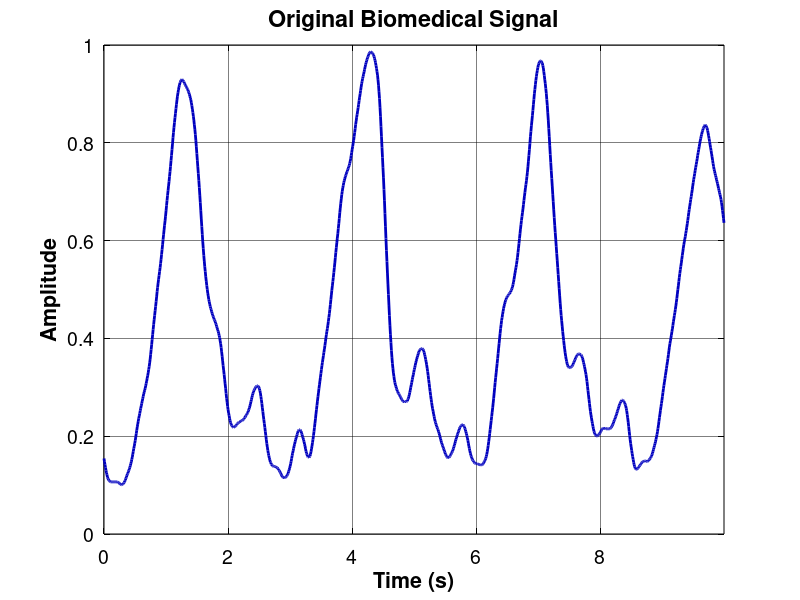
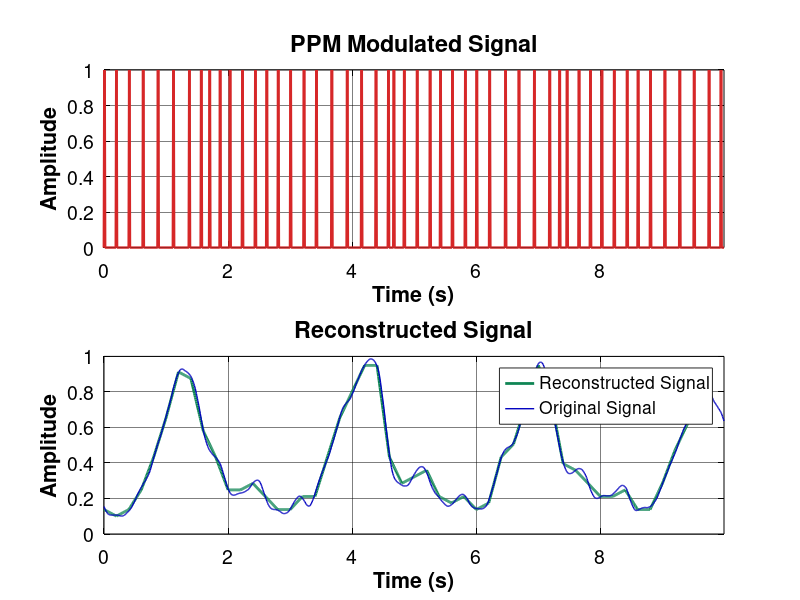

These figures' MATLAB source, in order:
%%%%%%%%%%%%%%%%%%%%%%%%%%%%%%%%%%%%%%%%%%%%%%%%%%%%%%%%%%%%%%%%
%                   Illustrating Simulation 9-7:               %
%                PPM Modulation for Biomedical Signal          %
%                                                              %
%        Book : Analog & Digital Communication Systems         %
%                   By: Dr.Farnaz Ghassemi                     %
%                     Chapter 9-Section                        %
%                                                              %
%   Version.3:             04/02/27---Dr.Ghassemi              %
%   Version.2:             03/09/03---Dr.Ghassemi              %
%   Version.1:             96/06/30---Dr.Ghassemi              %
%%%%%%%%%%%%%%%%%%%%%%%%%%%%%%%%%%%%%%%%%%%%%%%%%%%%%%%%%%%%%%%%
%%---------------------------------------------------------------

close all;
clear;
clc;
colors=[0,0,0;                       %1-Black
        0,0,0.75;                    %2-Blue
        214/255,39/255,40/255;       %3-Red
        15/255,133/255,84/255;       %4-Green
        118/255,78/255,159/255;      %5-Purple
        225/255,124/255,5/255;       %6-Orange
        56/255,166/255,165/255;      %7-Light Blue
        204/255,80/255,62/255;       %8-Light Red
        115/255,175/255,72/255;      %9-Light Green
        237/255,173/255,8/255;       %10-Light Orange
        148/255,52/255,110/255;      %11-Light Purple
        70/255,0,114/255;            %12-Dark Blue
        0,0.5,0.25                   %13-Green
        ];
grayColor = [0.5, 0.5, 0.5];
marks={'-';'--';':';'-.'};

% Set Text Font
set(0, 'DefaultTextFontName', 'Helvetica', 'DefaultTextFontSize', 18, 'DefaultTextFontWeight', 'bold', 'DefaultTextColor', 'black');

% Set default properties for titles, labels, and axes
set(groot, 'DefaultAxesFontName', 'Helvetica'); % Default font for axes
set(groot, 'DefaultAxesFontSize', 12); % Default font size for axes
set(groot, 'DefaultAxesTitleFontWeight', 'bold'); % Default title weight (optional)

% Set default properties for title font specifically
set(groot, 'DefaultAxesTitleFontSizeMultiplier', 1.2); % Adjust title font size relative to axes font size
set(groot, 'DefaultTextFontName', 'Helvetica'); % Default font for text objects

% Set default properties for all axes
set(groot, 'DefaultAxesFontSize', 14); % Set font size for all axes' tick labels
set(groot, 'DefaultAxesFontName', 'Helvetica'); % Set font for all axes' tick labels
%set(groot, 'DefaultAxesFontWeight', 'bold'); % Set font weight for all axes' tick labels
set(groot, 'DefaultAxesXColor', 'black'); % Set X-axis color
set(groot, 'DefaultAxesYColor', 'black'); % Set Y-axis color

% Set default properties for axes
set(groot, 'DefaultAxesGridLineStyle', '-'); % Default grid line style
set(groot, 'DefaultAxesGridColor', [0 0 0]); % Default grid color (black)
set(groot, 'DefaultAxesGridAlpha', 0.5); % Default grid opacity (fully opaque)
set(groot, 'DefaultAxesLineWidth', 0.5); % Default axes line width (affects grid lines too)

% Box Style for Axe
set(groot, 'DefaultAxesBox', 'on'); % Default: 'on' means axes have a box
%%---------------------------------------------------------------
%% Load biomedical signal
load('IP.mat');
fs = 125;       % Sampling frequency
t0=10;           % Signal Selected Time in Seconds
IP=IP(1:t0*fs);
t = (0:length(IP)-1)/fs;

%% User Input
ppm_rate = input('Enter PPM rate (Hz, e.g., 10): ');
Ts = 1/ppm_rate;
samples_per_slot = round(fs * Ts);
n_slots = floor(length(IP) / samples_per_slot);
IP_sampled = IP(1:n_slots * samples_per_slot); % Trim to full slots
t = t(1:length(IP));

add_noise = input('Do you want to add channel noise? (y/n): ', 's');
if lower(add_noise) == 'y'
    snr_dB = input('Enter SNR (in dB, e.g., 20): ');
    noise_enabled = true;
else
    noise_enabled = false;
end

%% Normalize sampled signal to range [0, 1] for delay mapping
IP_norm = (IP_sampled - min(IP_sampled)) / (max(IP_sampled) - min(IP_sampled));

% Time for full simulation
ppm_signal = zeros(1, length(IP));
delay_range = samples_per_slot - 1; % Maximum pulse delay per slot

%% Generate PPM Signal
for k = 1:n_slots
    idx = (k-1)*samples_per_slot + 1;
    sample_value = IP_norm(idx); % Use first sample in slot
    delay = round(sample_value * delay_range); % Map to delay
    pulse_index = idx + delay;
    ppm_signal(pulse_index) = 1;
end

%% Add Channel Noise (optional)
if noise_enabled
    signal_power = mean(ppm_signal.^2);
    snr_linear = 10^(snr_dB/10);
    noise_power = signal_power / snr_linear;
    noise = sqrt(noise_power) * randn(size(ppm_signal));
    ppm_noisy = ppm_signal + noise;
else
    ppm_noisy = ppm_signal;
end

%% PPM Reconstruction
recon = zeros(1, n_slots);

for k = 1:n_slots
    idx = (k-1)*samples_per_slot + 1;
    [~, pulse_pos] = max(ppm_noisy(idx:idx+delay_range));
    delay = pulse_pos - 1; % zero-based delay
    amplitude = delay / delay_range;
    recon(k) = amplitude;
end

% Interpolate to original time scale
recon_time = (0:n_slots-1) * Ts;
recon_full = interp1(recon_time, recon, t, 'linear');

% Denormalize
recon_full = recon_full * (max(IP) - min(IP)) + min(IP);

%% Plotting
figure;
tlim = [0 t(end)];
plot(t, IP, 'Color', colors(2,:), 'LineWidth', 2);
title('Original Biomedical Signal'); xlabel('Time (s)'); ylabel('Amplitude'); grid on; xlim(tlim);
figure
if noise_enabled
    subplot(3,1,1);
    plot(t, ppm_signal, 'Color', colors(3,:), 'LineWidth', 2);
    title('PPM Modulated Signal');
    xlabel('Time (s)'); ylabel('Amplitude'); grid on;
    xlim(tlim);
    
    subplot(3,1,2);
    plot(t, ppm_noisy, 'Color', colors(5,:), 'LineWidth', 2);
    if noise_enabled
        title(['Noisy PPM Signal (SNR = ' num2str(snr_dB) ' dB)']);
    else
        title('PPM Signal (No Noise)');
    end
    xlabel('Time (s)'); ylabel('Amplitude'); grid on; xlim(tlim);
    
    subplot(3,1,3);
    plot(t, recon_full, 'Color', colors(4,:), 'LineWidth', 2);
    hold on
    plot(t, IP, 'Color', colors(2,:), 'LineWidth', 1);
    legend ('Reconstructed Signal','Original Signal');
    title('Reconstructed Signal');
    xlabel('Time (s)'); ylabel('Amplitude'); grid on; xlim(tlim);
else
    subplot(2,1,1);
    plot(t, ppm_signal, 'Color', colors(3,:), 'LineWidth', 2);
    title('PPM Modulated Signal');
    xlabel('Time (s)'); ylabel('Amplitude'); grid on;
    xlim(tlim);
      
    subplot(2,1,2);
    plot(t, recon_full, 'Color', colors(4,:), 'LineWidth', 2);
    hold on
    plot(t, IP, 'Color', colors(2,:), 'LineWidth', 1);
    legend ('Reconstructed Signal','Original Signal');
    title('Reconstructed Signal');
    xlabel('Time (s)'); ylabel('Amplitude'); grid on; xlim(tlim);
end
